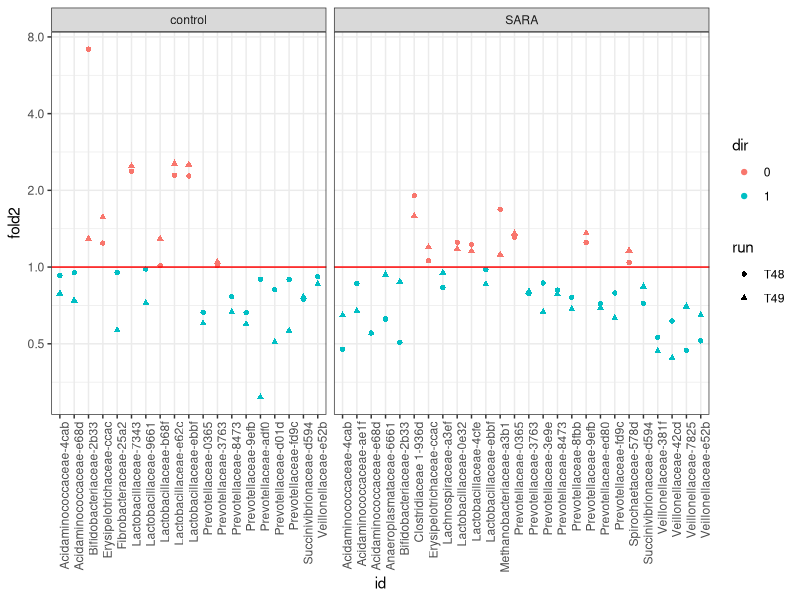

This chart was generated by the following R code:
library(readr)
library(ggplot2)
library(tidyr)
library(dplyr)

df_vbcf_meta <- read_csv("data/meta/vbc_sample_map.csv", col_types = cols(.default = "c"))

df_classification <- read_csv("data/amplicon/classification/rusitec_forward-classification.csv", col_types = cols(.default = "c")) %>%
  
  select(asv, phylum, family, genus)

df_meta <- read_csv("data/meta/meta_combined_exp1.csv", col_types = cols(.default = "c"))
df_time <- read_csv("data/meta/hours_to_day.csv", col_types = cols(.default = "c"))
df_asv_counts_metrics <- read_csv("data/amplicon/feature_tables/rusitec_summarized_asv_metrics.csv")

df_asv_consistent_fold_sara <- df_asv_counts_metrics %>% 
  
  filter(day == "10") %>%
  
  filter(treatment == "SARA" | treatment == "SARA_MTX") %>%
  
  group_by(asv, run, treatment) %>%
  mutate(max_mean_rel_abundance = max(mean_rel_abundance)) %>%
  ungroup() %>%
  
  filter(max_mean_rel_abundance >= 0.1) %>%
  
  group_by(asv) %>% 
  mutate(n_samples_0.1 = n()) %>%
  ungroup() %>%
  
  filter(n_samples_0.1 == 4) %>%
  
  filter(!is.na(family)) %>%
  select(-day, -time, -sd_rel_abundance, -upper, -lower, -max_mean_rel_abundance, -n_samples_0.1) %>% 
  spread(treatment, mean_rel_abundance) %>%
  
  mutate(fold = SARA / SARA_MTX) %>%
  mutate(dir = if_else(fold > 1, 1, 0)) %>%
  
  group_by(asv) %>%
  mutate(consistent_dir = sum(dir)) %>%
  ungroup() %>%
  
  filter(consistent_dir != 1) 

df_asv_consistent_fold_sara$treatment_group <- "SARA"

df_asv_consistent_fold_control <- df_asv_counts_metrics %>% 
  
  filter(day == "10") %>%
  
  filter(treatment == "control" | treatment == "control_MTX") %>%
  
  group_by(asv, run, treatment) %>%
  mutate(max_mean_rel_abundance = max(mean_rel_abundance)) %>%
  ungroup() %>%
  
  filter(max_mean_rel_abundance >= 0.1) %>%
  
  group_by(asv) %>% 
  mutate(n_samples_0.1 = n()) %>%
  ungroup() %>%
  
  filter(n_samples_0.1 == 4) %>%
  
  filter(!is.na(family)) %>%
  select(-day, -time, -sd_rel_abundance, -upper, -lower, -max_mean_rel_abundance, -n_samples_0.1) %>% 
  spread(treatment, mean_rel_abundance) %>%
  
  mutate(fold = control / control_MTX) %>%
  mutate(dir = if_else(fold > 1, 1, 0)) %>%
  
  group_by(asv) %>%
  mutate(consistent_dir = sum(dir)) %>%
  ungroup() %>%
  
  filter(consistent_dir != 1) 

df_asv_consistent_fold_control$treatment_group <- "control"

df_asv_consistent_fold_combined <- bind_rows(df_asv_consistent_fold_sara, df_asv_consistent_fold_control) %>%
  
  mutate(id = paste(family, substr(asv, 1,4), sep = "-")) %>%
  
  mutate(dir = as.factor(dir)) %>%
  
  mutate(fold2 = 1 / fold)

ggplot(df_asv_consistent_fold_combined , aes(x = id, y = fold2, colour = dir, shape = run)) +
  
  theme_bw() +
  geom_point() + 
  
  facet_grid(~treatment_group, scales = "free_x", space = "free_x") + 
  
  theme(axis.text.x = element_text(angle = 90, hjust = 1)) + 
  
  scale_y_continuous(trans = "log2") + 
  
  geom_hline(yintercept = 1, colour = "red") 
 